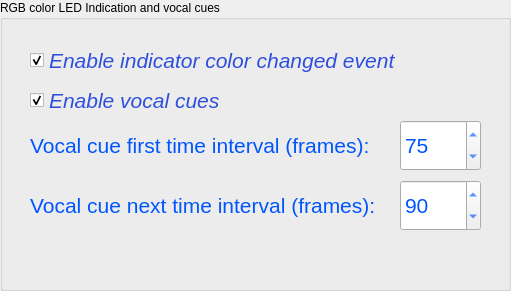
     <widget class="QGroupBox" name="groupBox_7">
      <property name="geometry">
       <rect>
        <x>30</x>
        <y>370</y>
        <width>511</width>
        <height>291</height>
       </rect>
      </property>
      <property name="title">
       <string>RGB color LED Indication and vocal cues</string>
      </property>
      <widget class="QLabel" name="label_35">
       <property name="geometry">
        <rect>
         <x>30</x>
         <y>120</y>
         <width>351</width>
         <height>51</height>
        </rect>
       </property>
       <property name="palette">
        <palette>
         <active>
          <colorrole role="WindowText">
           <brush brushstyle="SolidPattern">
            <color alpha="255">
             <red>0</red>
             <green>85</green>
             <blue>255</blue>
            </color>
           </brush>
          </colorrole>
         </active>
         <inactive>
          <colorrole role="WindowText">
           <brush brushstyle="SolidPattern">
            <color alpha="255">
             <red>0</red>
             <green>85</green>
             <blue>255</blue>
            </color>
           </brush>
          </colorrole>
         </inactive>
         <disabled>
          <colorrole role="WindowText">
           <brush brushstyle="SolidPattern">
            <color alpha="255">
             <red>120</red>
             <green>120</green>
             <blue>120</blue>
            </color>
           </brush>
          </colorrole>
         </disabled>
        </palette>
       </property>
       <property name="font">
        <font>
         <family>Arial</family>
         <pointsize>16</pointsize>
        </font>
       </property>
       <property name="text">
        <string>Vocal cue first time interval (frames):</string>
       </property>
      </widget>
      <widget class="QCheckBox" name="checkBox_EnableIndicatorEvent">
       <property name="geometry">
        <rect>
         <x>30</x>
         <y>40</y>
         <width>381</width>
         <height>41</height>
        </rect>
       </property>
       <property name="palette">
        <palette>
         <active>
          <colorrole role="WindowText">
           <brush brushstyle="SolidPattern">
            <color alpha="255">
             <red>46</red>
             <green>78</green>
             <blue>221</blue>
            </color>
           </brush>
          </colorrole>
         </active>
         <inactive>
          <colorrole role="WindowText">
           <brush brushstyle="SolidPattern">
            <color alpha="255">
             <red>46</red>
             <green>78</green>
             <blue>221</blue>
            </color>
           </brush>
          </colorrole>
         </inactive>
         <disabled>
          <colorrole role="WindowText">
           <brush brushstyle="SolidPattern">
            <color alpha="255">
             <red>120</red>
             <green>120</green>
             <blue>120</blue>
            </color>
           </brush>
          </colorrole>
         </disabled>
        </palette>
       </property>
       <property name="font">
        <font>
         <family>Arial</family>
         <pointsize>16</pointsize>
         <italic>true</italic>
        </font>
       </property>
       <property name="text">
        <string>Enable indicator color changed event</string>
       </property>
       <property name="checked">
        <bool>true</bool>
       </property>
      </widget>
      <widget class="QCheckBox" name="checkBox_EnableVovalCues">
       <property name="geometry">
        <rect>
         <x>30</x>
         <y>80</y>
         <width>211</width>
         <height>41</height>
        </rect>
       </property>
       <property name="palette">
        <palette>
         <active>
          <colorrole role="WindowText">
           <brush brushstyle="SolidPattern">
            <color alpha="255">
             <red>46</red>
             <green>78</green>
             <blue>221</blue>
            </color>
           </brush>
          </colorrole>
         </active>
         <inactive>
          <colorrole role="WindowText">
           <brush brushstyle="SolidPattern">
            <color alpha="255">
             <red>46</red>
             <green>78</green>
             <blue>221</blue>
            </color>
           </brush>
          </colorrole>
         </inactive>
         <disabled>
          <colorrole role="WindowText">
           <brush brushstyle="SolidPattern">
            <color alpha="255">
             <red>120</red>
             <green>120</green>
             <blue>120</blue>
            </color>
           </brush>
          </colorrole>
         </disabled>
        </palette>
       </property>
       <property name="font">
        <font>
         <family>Arial</family>
         <pointsize>16</pointsize>
         <italic>true</italic>
        </font>
       </property>
       <property name="text">
        <string>Enable vocal cues</string>
       </property>
       <property name="checked">
        <bool>true</bool>
       </property>
      </widget>
      <widget class="QSpinBox" name="spinBox_VocalCueFirstTimeInterval">
       <property name="geometry">
        <rect>
         <x>400</x>
         <y>120</y>
         <width>81</width>
         <height>51</height>
        </rect>
       </property>
       <property name="palette">
        <palette>
         <active>
          <colorrole role="WindowText">
           <brush brushstyle="SolidPattern">
            <color alpha="255">
             <red>0</red>
             <green>85</green>
             <blue>255</blue>
            </color>
           </brush>
          </colorrole>
          <colorrole role="Text">
           <brush brushstyle="SolidPattern">
            <color alpha="255">
             <red>0</red>
             <green>85</green>
             <blue>255</blue>
            </color>
           </brush>
          </colorrole>
         </active>
         <inactive>
          <colorrole role="WindowText">
           <brush brushstyle="SolidPattern">
            <color alpha="255">
             <red>0</red>
             <green>85</green>
             <blue>255</blue>
            </color>
           </brush>
          </colorrole>
          <colorrole role="Text">
           <brush brushstyle="SolidPattern">
            <color alpha="255">
             <red>0</red>
             <green>85</green>
             <blue>255</blue>
            </color>
           </brush>
          </colorrole>
         </inactive>
         <disabled>
          <colorrole role="WindowText">
           <brush brushstyle="SolidPattern">
            <color alpha="255">
             <red>120</red>
             <green>120</green>
             <blue>120</blue>
            </color>
           </brush>
          </colorrole>
          <colorrole role="Text">
           <brush brushstyle="SolidPattern">
            <color alpha="255">
             <red>120</red>
             <green>120</green>
             <blue>120</blue>
            </color>
           </brush>
          </colorrole>
         </disabled>
        </palette>
       </property>
       <property name="font">
        <font>
         <family>Arial</family>
         <pointsize>16</pointsize>
        </font>
       </property>
       <property name="minimum">
        <number>15</number>
       </property>
       <property name="maximum">
        <number>300</number>
       </property>
       <property name="singleStep">
        <number>1</number>
       </property>
       <property name="value">
        <number>75</number>
       </property>
      </widget>
      <widget class="QSpinBox" name="spinBox_VocalCueNextTimeInterval">
       <property name="geometry">
        <rect>
         <x>400</x>
         <y>180</y>
         <width>81</width>
         <height>51</height>
        </rect>
       </property>
       <property name="palette">
        <palette>
         <active>
          <colorrole role="WindowText">
           <brush brushstyle="SolidPattern">
            <color alpha="255">
             <red>0</red>
             <green>85</green>
             <blue>255</blue>
            </color>
           </brush>
          </colorrole>
          <colorrole role="Text">
           <brush brushstyle="SolidPattern">
            <color alpha="255">
             <red>0</red>
             <green>85</green>
             <blue>255</blue>
            </color>
           </brush>
          </colorrole>
         </active>
         <inactive>
          <colorrole role="WindowText">
           <brush brushstyle="SolidPattern">
            <color alpha="255">
             <red>0</red>
             <green>85</green>
             <blue>255</blue>
            </color>
           </brush>
          </colorrole>
          <colorrole role="Text">
           <brush brushstyle="SolidPattern">
            <color alpha="255">
             <red>0</red>
             <green>85</green>
             <blue>255</blue>
            </color>
           </brush>
          </colorrole>
         </inactive>
         <disabled>
          <colorrole role="WindowText">
           <brush brushstyle="SolidPattern">
            <color alpha="255">
             <red>120</red>
             <green>120</green>
             <blue>120</blue>
            </color>
           </brush>
          </colorrole>
          <colorrole role="Text">
           <brush brushstyle="SolidPattern">
            <color alpha="255">
             <red>120</red>
             <green>120</green>
             <blue>120</blue>
            </color>
           </brush>
          </colorrole>
         </disabled>
        </palette>
       </property>
       <property name="font">
        <font>
         <family>Arial</family>
         <pointsize>16</pointsize>
        </font>
       </property>
       <property name="minimum">
        <number>15</number>
       </property>
       <property name="maximum">
        <number>300</number>
       </property>
       <property name="singleStep">
        <number>1</number>
       </property>
       <property name="value">
        <number>90</number>
       </property>
      </widget>
      <widget class="QLabel" name="label_36">
       <property name="geometry">
        <rect>
         <x>30</x>
         <y>180</y>
         <width>351</width>
         <height>51</height>
        </rect>
       </property>
       <property name="palette">
        <palette>
         <active>
          <colorrole role="WindowText">
           <brush brushstyle="SolidPattern">
            <color alpha="255">
             <red>0</red>
             <green>85</green>
             <blue>255</blue>
            </color>
           </brush>
          </colorrole>
         </active>
         <inactive>
          <colorrole role="WindowText">
           <brush brushstyle="SolidPattern">
            <color alpha="255">
             <red>0</red>
             <green>85</green>
             <blue>255</blue>
            </color>
           </brush>
          </colorrole>
         </inactive>
         <disabled>
          <colorrole role="WindowText">
           <brush brushstyle="SolidPattern">
            <color alpha="255">
             <red>120</red>
             <green>120</green>
             <blue>120</blue>
            </color>
           </brush>
          </colorrole>
         </disabled>
        </palette>
       </property>
       <property name="font">
        <font>
         <family>Arial</family>
         <pointsize>16</pointsize>
        </font>
       </property>
       <property name="text">
        <string>Vocal cue next time interval (frames):</string>
       </property>
      </widget>
     </widget>
